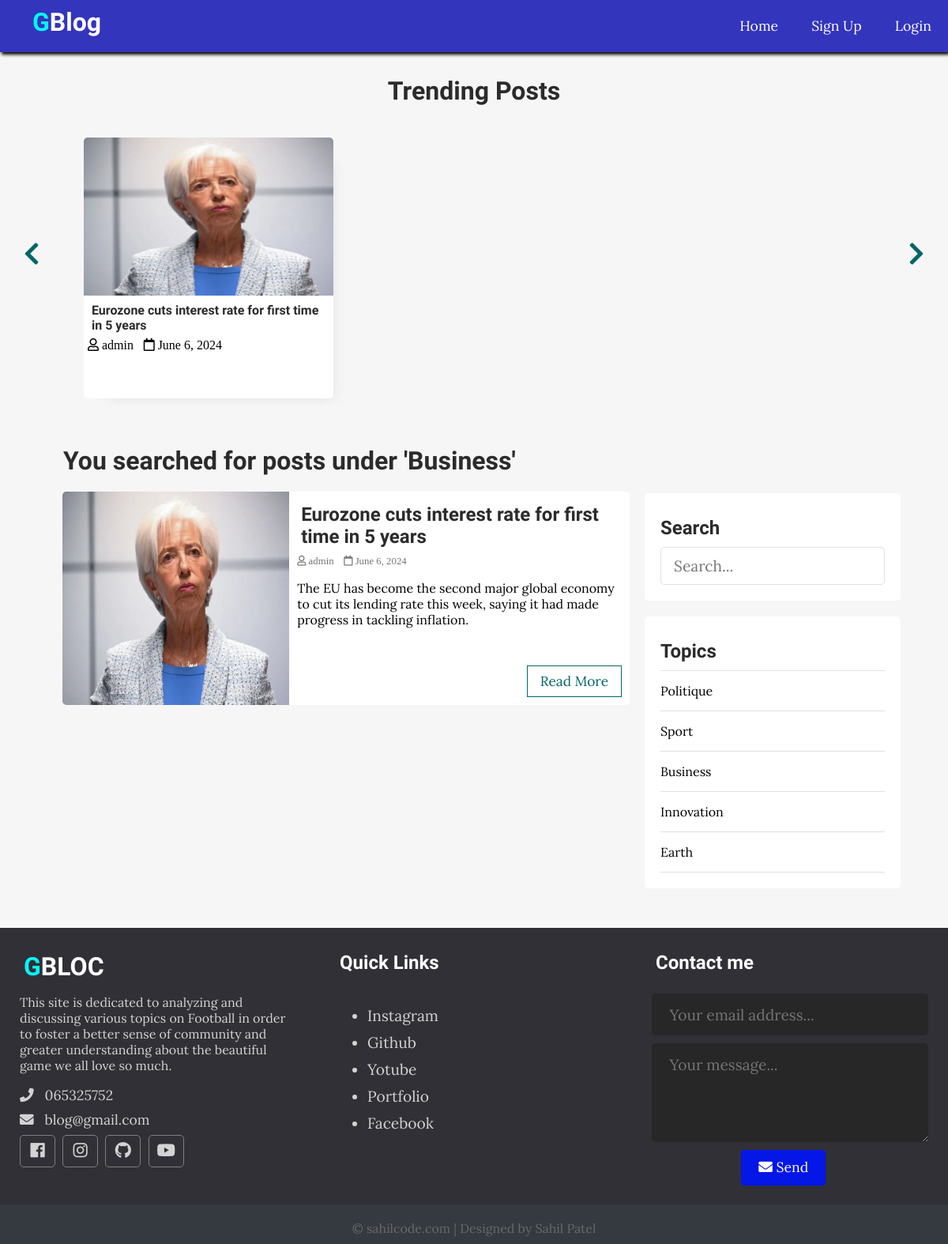
/index.php?t_id=17&name=Business, run on the app's committed database.
### tables this page shows
CREATE TABLE IF NOT EXISTS `posts` (
  `id` int NOT NULL AUTO_INCREMENT,
  `user_id` int NOT NULL,
  `topic_id` int DEFAULT NULL,
  `title` varchar(255) NOT NULL,
  `image` varchar(255) NOT NULL,
  `body` text NOT NULL,
  `published` tinyint NOT NULL,
  `created_at` datetime NOT NULL DEFAULT CURRENT_TIMESTAMP,
  PRIMARY KEY (`id`),
  KEY `topic_id` (`topic_id`)
);

CREATE TABLE IF NOT EXISTS `users` (
  `id` int NOT NULL AUTO_INCREMENT,
  `admin` tinyint NOT NULL,
  `username` varchar(255) NOT NULL,
  `email` varchar(255) NOT NULL,
  `password` varchar(255) NOT NULL,
  `created_at` timestamp NOT NULL DEFAULT CURRENT_TIMESTAMP,
  PRIMARY KEY (`id`),
  UNIQUE KEY `email` (`email`)
);

CREATE TABLE IF NOT EXISTS `topics` (
  `id` int NOT NULL AUTO_INCREMENT,
  `name` varchar(100) NOT NULL,
  `description` text NOT NULL,
  PRIMARY KEY (`id`),
  UNIQUE KEY `name` (`name`)
);

### app/database/db.php (called while the page is built, shortened)
<?php
require('connect.php');
function executeQuery($sql, $data)
{
    global $conn;
    $stmt = $conn->prepare($sql);
    $values = array_values($data);
    $types = str_repeat('s', count($values));
    $stmt->bind_param($types, ...$values);
    $stmt->execute();
    return $stmt;
}
function selectAll($table, $conditions = [])
{
    global $conn;
    $sql = "SELECT * FROM $table";
    if (empty($conditions)) {
        $stmt = $conn->prepare($sql);
        $stmt->execute();
        $records = $stmt->get_result()->fetch_all(MYSQLI_ASSOC);
        return $records;
    }
}
function getPostsByTopicId($topic_id)
{
    $sql = "SELECT p.*, u.username FROM posts AS p JOIN users AS u ON p.user_id=u.id WHERE p.published=? AND topic_id=?";
    $stmt = executeQuery($sql, ['published' => 1, 'topic_id' => $topic_id]);
    $records = $stmt->get_result()->fetch_all(MYSQLI_ASSOC);
    return $records;
}

### app/controllers/topics.php (called while the page is built, shortened)
<?php
include(ROOT_PATH . "/app/database/db.php");
$table = 'topics';
$topics = selectAll($table);

### index.php (the view, shortened to what this page needs)
<?php
include(ROOT_PATH . "/app/controllers/topics.php");
$posts = array();
$postsTitle = 'Recent Posts';
if (isset($_GET['t_id'])) {
  $posts = getPostsByTopicId($_GET['t_id']);
  $postsTitle = "You searched for posts under '" . $_GET['name'] . "'";
} else if (isset($_POST['search-term'])) {
  $postsTitle = "You searched for '" . $_POST['search-term'] . "'";
  $posts = searchPosts($_POST['search-term']);
} else {
  $posts = getPublishedPosts();
}
?>
<!DOCTYPE html>
<html lang="en">
<head>
  <link rel="stylesheet" href="https://use.fontawesome.com/releases/v5.7.2/css/all.css"
>
  <link rel="stylesheet" href="assets/css/style.css">
</head>
<body>
  <?php include(ROOT_PATH . "/app/includes/header.php"); ?>
  <div class="page-wrapper">
    <div class="post-slider">
      <h1 class="slider-title">Trending Posts</h1>
      <i class="fas fa-chevron-left prev"></i>
      <i class="fas fa-chevron-right next"></i>
      <div class="post-wrapper">
        <?php foreach ($posts as $post): ?>
          <div class="post">
            <img src="<?php echo BASE_URL . '/assets/images/' . $post['image']; ?>" alt="" class="slider-image">
            <div class="post-info">
              <h4><a href="single.php?id=<?php echo $post['id']; ?>"><?php echo $post['title']; ?></a></h4>
              <i class="far fa-user"> <?php echo $post['username']; ?></i>
              <i class="far fa-calendar"> <?php echo date('F j, Y', strtotime($post['created_at'])); ?></i>
            </div>
          </div>
        <?php endforeach; ?>
      </div>
    </div>
    <div class="content clearfix">
      <div class="main-content">
        <h1 class="recent-post-title"><?php echo $postsTitle ?></h1>
        <?php foreach ($posts as $post): ?>
          <div class="post clearfix">
            <img src="<?php echo BASE_URL . '/assets/images/' . $post['image']; ?>" alt="" class="post-image">
            <div class="post-preview">
              <h2><a href="single.php?id=<?php echo $post['id']; ?>"><?php echo $post['title']; ?></a></h2>
              <i class="far fa-user"> <?php echo $post['username']; ?></i>
              <i class="far fa-calendar"> <?php echo date('F j, Y', strtotime($post['created_at'])); ?></i>
              <p class="preview-text">
                <?php echo html_entity_decode(substr($post['body'], 0, 150) . '...'); ?>
              <a href="single.php?id=<?php echo $post['id']; ?>" class="btn read-more">Read More</a>
            </div>
          </div>
        <?php endforeach; ?>
      </div>
      <div class="sidebar">
        <div class="section search">
          <h2 class="section-title">Search</h2>
          <form action="index.php" method="post">
            <input type="text" name="search-term" class="text-input" placeholder="Search...">
          </form>
        </div>
        <div class="section topics">
          <h2 class="section-title">Topics</h2>
          <ul>
            <?php foreach ($topics as $key => $topic): ?>
              <li><a href="<?php echo BASE_URL . '/index.php?t_id=' . $topic['id'] . '&name=' . $topic['name'] ?>"><?php echo $topic['name']; ?></a></li>
            <?php endforeach; ?>
          </ul>
        </div>
      </div>
    </div>
  </div>
  <?php include(ROOT_PATH . "/app/includes/footer.php"); ?>
</body>
</html>

### assets/css/style.css (style rules this page uses)
* { box-sizing: border-box; }
html, body { height: 100%; padding: 0px; margin: 0px; background: #f6f6f6; font-family: "Lora", serif; }
h1, h2, h3, h4, h5, h6 { font-family: "Candal", serif; color: #2c2b2b; margin: 5px; }
a { text-decoration: none; color: inherit; }
.clearfix::after { content: ""; display: block; clear: both; }
.btn { padding: 0.5rem 1rem; background: #0417e6; color: white; border: 1px solid transparent; border-radius: 0.25rem; font-size: 1.08em; font-family: "Lora", serif; }
.text-input { padding: 0.7rem 1rem; display: block; width: 100%; border-radius: 5px; border: 1px solid #e0e0e0; outline: none; color: #444; line-height: 1.5rem; font-size: 1.2em; font-family: "Lora", serif; }
.page-wrapper { min-height: 100%; }
.post-slider { position: relative; }
.post-slider .slider-title { text-align: center; margin: 30px auto; }
.post-slider .next { position: absolute; top: 50%; right: 30px; font-size: 2em; color: #006669; cursor: pointer; }
.post-slider .prev { position: absolute; top: 50%; left: 30px; font-size: 2em; color: #006669; cursor: pointer; }
.post-slider .post-wrapper { width: 84%; height: 350px; margin: 0px auto; overflow: hidden; padding: 10px 0px 10px 0px; }
.post-slider .post-wrapper .post { width: 300px; height: 330px; margin: 0px 10px; display: inline-block; background: white; border-radius: 5px; box-shadow: 1rem 1rem 1rem -1rem #a0a0a033; }
.post-slider .post-wrapper .post .post-info { height: 130px; padding: 0px 5px; }
.post-slider .post-wrapper .post .slider-image { width: 100%; height: 200px; border-top-left-radius: 5px; border-top-right-radius: 5px; }
.content { width: 90%; margin: 30px auto 30px; }
.content .main-content { width: 70%; float: left; }
.content .main-content .post { width: 95%; height: 270px; margin: 20px auto; border-radius: 5px; background: white; position: relative; }
.content .main-content .post .post-preview i { color: #757575; font-size: 0.8em; }
.content .main-content .post .preview-text { line-height: 1.5em; font-size: 1.03em; color: #444; }
.content .main-content .post .read-more { position: absolute; bottom: 10px; right: 10px; border: 1px solid #006669; background: transparent; border-radius: 0px; color: #006669 !important; }
.content .main-content .post .post-image { width: 40%; height: 100%; float: left; border-top-left-radius: 5px; border-bottom-left-radius: 5px; }
.content .main-content .post .post-preview { width: 60%; padding: 10px; float: right; }
.content .main-content .recent-post-title { margin: 20px; }
.content .sidebar { width: 30%; float: left; }
.content .sidebar .section { background: white; padding: 20px; border-radius: 5px; margin-bottom: 20px; }
.content .sidebar .section .section-title { margin: 10px 0px 10px 0px; }
.content .sidebar .section.search { margin-top: 80px; }
.content .sidebar .section.topics ul { margin: 0px; padding: 0px; list-style: none; border-top: 1px solid #e0e0e0; }
.content .sidebar .section.topics ul li a { display: block; padding: 15px 0px 15px 0px; border-bottom: 1px solid #e0e0e0; transition: all 0.3s; }

### data on the page
posts: image (picture), title "Eurozone cuts interest rate for first time in 5 years", user.username "admin", created_at "June 6, 2024", body "The EU has become the second major global economy to cut its lending rate this week, saying it had made progress in tackling inflation."
topics: name "Politique"
topics: name "Sport"
topics: name "Business"
topics: name "Innovation"
topics: name "Earth"

### other printed values
$postsTitle "You searched for posts under 'Business'"
